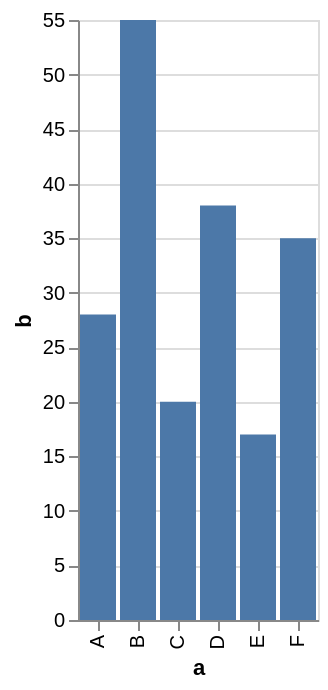

Write a Vega-Lite specification for this figure.
### Vega-Lite specification from a JSON file in a GitHub repository (floating-point values rounded to 4 significant figures)
{"$schema": "https://vega.github.io/schema/vega-lite/v2.json", "name": "bar 1", "description": "A simple bar chart with embedded data.", "data": {"values": [{"a": "A", "b": 28}, {"a": "B", "b": 55}, {"a": "C", "b": 20}, {"a": "D", "b": 38}, {"a": "E", "b": 17}, {"a": "F", "b": 35}]}, "mark": "bar", "encoding": {"x": {"field": "a", "type": "ordinal"}, "y": {"field": "b", "type": "quantitative"}}}
